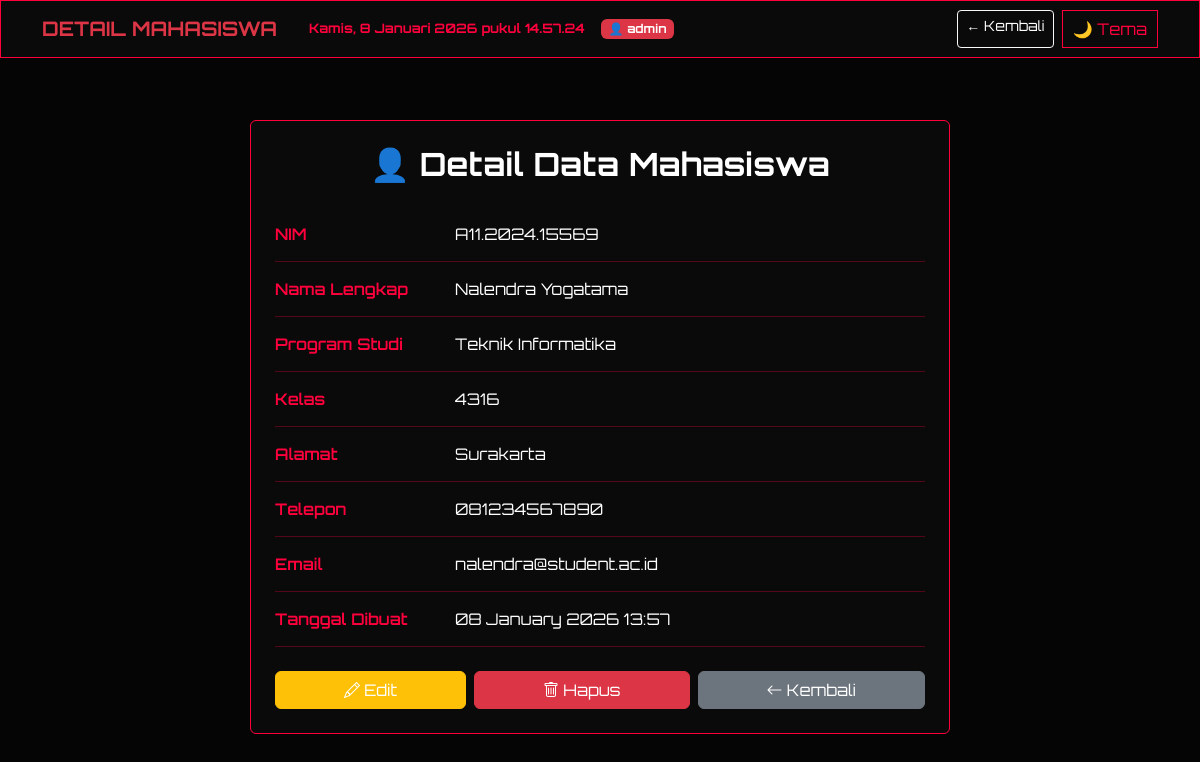
Screenshot of /mahasiswa_detail.php?id=1 (signed in) with the database file from the repository.
### tables this page shows
CREATE TABLE IF NOT EXISTS `mahasiswa` (
  `id` int(11) NOT NULL AUTO_INCREMENT,
  `nim` varchar(20) NOT NULL,
  `nama` varchar(100) NOT NULL,
  `prodi` varchar(50) NOT NULL,
  `kelas` varchar(10) NOT NULL,
  `alamat` text,
  `telepon` varchar(15),
  `email` varchar(50),
  `created_at` timestamp NOT NULL DEFAULT CURRENT_TIMESTAMP,
  PRIMARY KEY (`id`),
  UNIQUE KEY `nim` (`nim`)
);

### mahasiswa_detail.php (the view, shortened to what this page needs)
<?php
include "koneksi.php";
$id = $_GET['id'];
$query = mysqli_query($conn, "SELECT * FROM mahasiswa WHERE id='$id'");
$data = mysqli_fetch_array($query);
?>
<!DOCTYPE html>
<html lang="id">
<head>
<link href="https://cdn.jsdelivr.net/npm/bootstrap-icons@1.11.1/font/bootstrap-icons.css" rel="stylesheet">
<link href="https://cdn.jsdelivr.net/npm/bootstrap@5.3.3/dist/css/bootstrap.min.css" rel="stylesheet">
</head>
<body>
<nav class="navbar fixed-top">
  <div class="container">
    <span class="navbar-brand fw-bold text-danger">DETAIL MAHASISWA</span>
    <span id="datetime" class="ms-3 fw-bold"></span>
    <span class="badge bg-danger ms-3">👤 <?php echo $_SESSION['username']; ?></span>
    <div class="ms-auto d-flex gap-2">
      <a href="mahasiswa.php" class="btn btn-outline-light btn-sm">← Kembali</a>
      <button class="theme-toggle" onclick="toggleTheme()">🌙 Tema</button>
    </div>
  </div>
</nav>
<div class="container mt-5 pt-5">
  <div class="card p-4 mt-4" style="max-width:700px;margin:0 auto">
    <h2 class="fw-bold mb-4 text-center">👤 Detail Data Mahasiswa</h2>
    <div class="detail-row">
      <div class="detail-label">NIM</div>
      <div class="detail-value"><?php echo $data['nim']; ?></div>
    </div>
    <div class="detail-row">
      <div class="detail-label">Nama Lengkap</div>
      <div class="detail-value"><?php echo $data['nama']; ?></div>
    </div>
    <div class="detail-row">
      <div class="detail-label">Program Studi</div>
      <div class="detail-value"><?php echo $data['prodi']; ?></div>
    </div>
    <div class="detail-row">
      <div class="detail-label">Kelas</div>
      <div class="detail-value"><?php echo $data['kelas']; ?></div>
    </div>
    <div class="detail-row">
      <div class="detail-label">Alamat</div>
      <div class="detail-value"><?php echo $data['alamat'] ?: '-'; ?></div>
    </div>
    <div class="detail-row">
      <div class="detail-label">Telepon</div>
      <div class="detail-value"><?php echo $data['telepon'] ?: '-'; ?></div>
    </div>
    <div class="detail-row">
      <div class="detail-label">Email</div>
      <div class="detail-value"><?php echo $data['email'] ?: '-'; ?></div>
    </div>
    <div class="detail-row">
      <div class="detail-label">Tanggal Dibuat</div>
      <div class="detail-value"><?php echo date('d F Y H:i', strtotime($data['created_at'])); ?></div>
    </div>
    <div class="d-flex gap-2 mt-4">
      <a href="mahasiswa_update.php?id=<?php echo $data['id']; ?>" class="btn btn-warning flex-fill">
        <i class="bi bi-pencil"></i> Edit
      </a>
      <a href="mahasiswa_delete.php?id=<?php echo $data['id']; ?>"
         class="btn btn-danger flex-fill"
         onclick="return confirm('Yakin ingin menghapus data ini?')">
        <i class="bi bi-trash"></i> Hapus
      </a>
      <a href="mahasiswa.php" class="btn btn-secondary flex-fill">
        <i class="bi bi-arrow-left"></i> Kembali
      </a>
    </div>
  </div>
</div>
</body>
</html>

### mahasiswa_detail.php (style rules this page uses)
* { font-family:'Orbitron',sans-serif }
body { --bg:#050505;--card:#0a0a0a;--text:#fff;--accent:#ff003c; }
body { background:var(--bg);color:var(--text);transition:.3s;min-height:100vh }
.navbar,.card,footer { background:var(--card)!important;border:1px solid var(--accent) }
.theme-toggle { border:1px solid var(--accent);background:transparent;color:var(--accent);padding:6px 10px }
#datetime { color:var(--accent);font-size:13px }
body:not(.light) { color: #ffffff !important; }
body:not(.light) p, body:not(.light) li, body:not(.light) label, body:not(.light) h1, body:not(.light) h2, body:not(.light) h3, body:not(.light) h4, body:not(.light) h5 { color: #ffffff !important; }
body:not(.light) .detail-value { color: #ffffff !important; }
body:not(.light) .btn { color: #ffffff !important; }
.detail-row { display:flex; padding:15px 0; border-bottom:1px solid rgba(255,0,60,0.3); }
.detail-label { width:180px; font-weight:600; color:var(--accent); }
.detail-value { flex:1; }

### rows the page displays
mahasiswa: nim "A11.2024.15569", nama "Nalendra Yogatama", prodi "Teknik Informatika", kelas "4316", alamat "Surakarta", telepon "081234567890", email "nalendra@student.ac.id", created_at "08 January 2026 13:57"

### other values shown
$_SESSION['username'] "admin"
